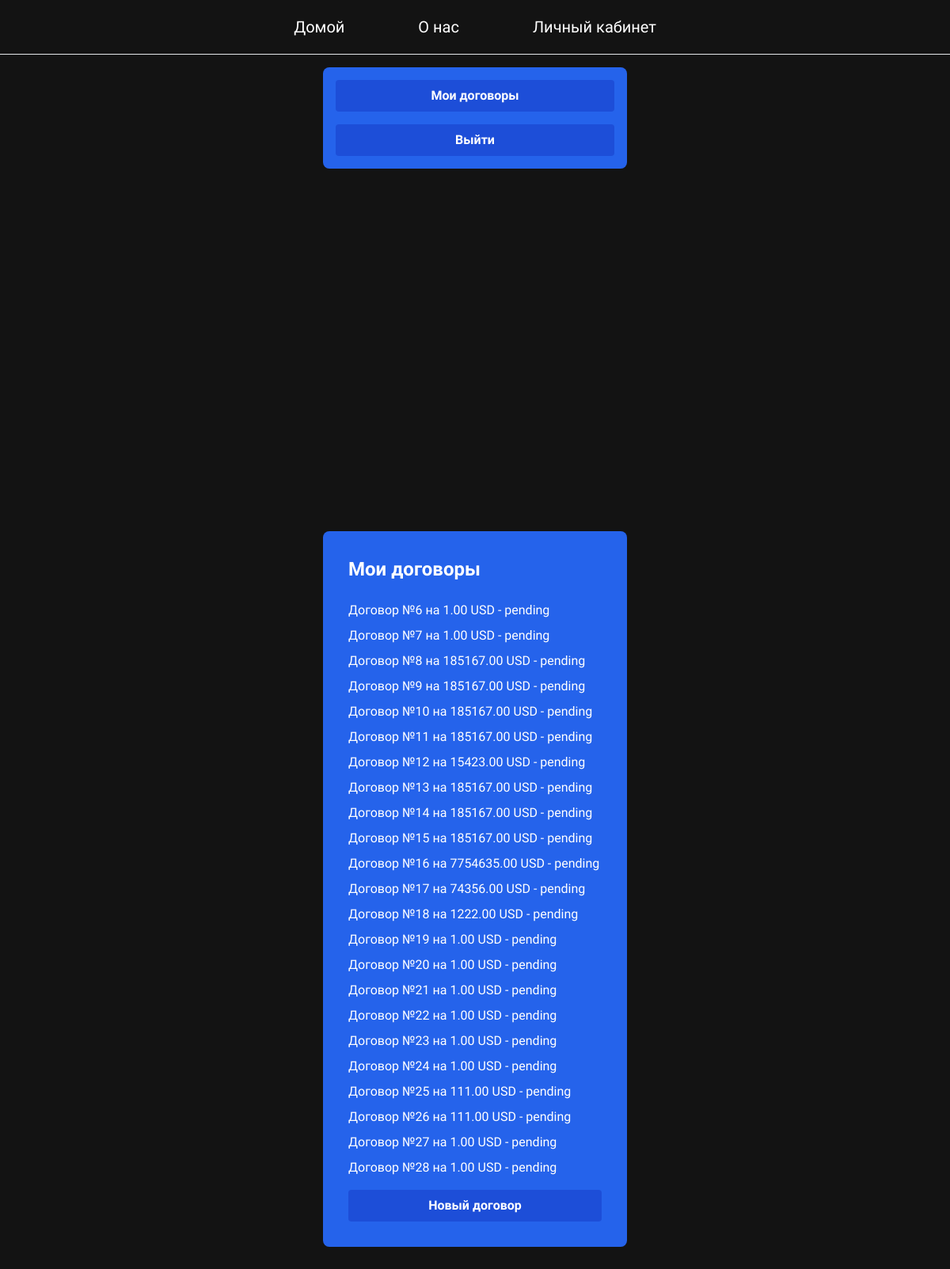
The page /contracts/list/ (signed in) on the database its author committed.
### contracts/models.py (models this page shows, shortened)
class Contract(models.Model):
    STATUS_CHOICES = [
        ('pending', 'Pending'),      # Ожидает выполнения
        ('completed', 'Completed'), # Выполнен
        ('failed', 'Failed')        # Нарушен
    ]
    user = models.ForeignKey(settings.AUTH_USER_MODEL, on_delete=models.CASCADE, related_name='contracts')
    amount = models.DecimalField(max_digits=10, decimal_places=2,  verbose_name="Сумма")  # Сумма договора
    charity_name = models.CharField(max_length=255, verbose_name="Название Фонда")               # Название фонда
    charity_account = models.CharField(max_length=255,  verbose_name="Реквизиты Фонда")            # Реквизиты фонда
    due_date = models.DateField( verbose_name="Дата завершения")                                 # Дата завершения
    status = models.CharField(max_length=20, choices=STATUS_CHOICES, default='pending',  verbose_name="Статус")
    created_at = models.DateTimeField(auto_now_add=True)          # Дата создания договора
    goal = models.TextField(null=True, blank=True,  verbose_name="Цель")  # Добавлено поле для цели

### contracts/views.py (the view)
# urls.py: path('list/', views.ContractListView.as_view(), name='contract_list'),
class ContractListView(LoginRequiredMixin, ListView):
    model = Contract
    template_name = 'contracts/contract_list.html'
    context_object_name = 'contracts'
    def get_queryset(self):
        return Contract.objects.filter(user=self.request.user)

### auth/context_processors.py (called while the page is built)
def stripe_public_key(request):
    return {
        'stripe_public_key': settings.STRIPE_PUBLIC_KEY
    }

### contracts/templates/contracts/contract_list.html
{% extends "base.html" %}
{% block content %}
<div class="flex items-center justify-center min-h-screen">
    <div class="bg-blue-600 p-8 rounded-lg w-96 mt-8">
        <h2 class="text-2xl font-bold mb-6 text-cente">Мои договоры</h2>
        <ul class="space-y-2">
            {% for contract in contracts %}
                <li class="text-white">
                    <a href="{% url 'contract_detail' contract.id %}" class="hover:text-[#90bbfc]">
                        Договор №{{ contract.id }} на {{ contract.amount }} USD - {{ contract.status }}
                    </a>
                </li>
            {% endfor %}
        </ul>
        <a href="{% url 'contract_create' %}" class="block text-center mt-4 bg-blue-700 hover:bg-blue-800 py-2 rounded text-white font-bold transition duration-300 transform hover:scale-105 hover:shadow-lg">
            Новый договор
        </a>
    </div>
</div>
{% endblock %}

### contracts/templates/base.html (shortened to what this page needs)
<!DOCTYPE html>
{% load static %}
<html lang="en">
<head>
    <link rel="stylesheet" href="{% static '' %}">
    <link rel="stylesheet" href="{% static 'css/styleIndex.css' %}">
    <script src="https://cdn.tailwindcss.com"></script>
</head>
<body class="flex-auto relative w-full h-screen text-white" style="background-color: #131313;">
    <header>
        <div>
            <nav class="flex items-center">
                <ul class="flex-1 text-center pt-5 text-xl font-normal">
                    <li class="list-none inline-block px-10 pb-5"><a href="{% url 'index' %}" class="no-underline text-white px-1 hover:text-[#90bbfc] transition duration-300">Домой</a></li>
                    <li class="list-none inline-block px-10"><a href="{% url 'about' %}" class="no-underline text-white px-1 hover:text-[#90bbfc] transition duration-300">О нас</a></li>
                    {% if user.is_authenticated %}
                      <li class="list-none inline-block px-10"> <a href="{% url 'profile' %}" class="no-underline text-white px-1 hover:text-[#90bbfc] transition duration-300"> Личный кабинет</a></li>
                       {% else %}
                         <li class="list-none inline-block px-10"> <a href="{% url 'login' %}" class="no-underline text-white px-1 hover:text-[#90bbfc] transition duration-300"> Войти</a></li>
                    {% endif %}
                    <hr class="sm:m-auto mt-6" width="100%" size="2">
                </ul>
            </nav>
        </div>
        </header>
        <nav class="bg-blue-600 p-4 rounded-lg w-96 mx-auto mt-4">
            <ul class="space-y-4">
                <li>
                    <a href="{% url 'contract_list' %}"
                       class="block text-center bg-blue-700 hover:bg-blue-800 py-2 rounded text-white font-bold transition duration-300 transform hover:scale-105 hover:shadow-lg">
                        Мои договоры
                    </a>
                </li>
                {% if user.is_authenticated %}
                    <li>
                        <a href="/admin/logout/"
                           class="block text-center bg-blue-700 hover:bg-blue-800 py-2 rounded text-white font-bold transition duration-300 transform hover:scale-105 hover:shadow-lg">
                            Выйти
                        </a>
                    </li>
                {% endif %}
            </ul>
        </nav>
    {% block content %}{% endblock %}
</body>
</html>

### static/css/styleIndex.css (style rules this page uses)
* { font-family: "Unbounded", sans-serif; margin: 0; padding: 0; box-sizing: border-box; }

### rows shown on the page
Contract: id "6", amount "1.00", status "pending"
Contract: id "7", amount "1.00", status "pending"
Contract: id "8", amount "185167.00", status "pending"
Contract: id "9", amount "185167.00", status "pending"
Contract: id "10", amount "185167.00", status "pending"
Contract: id "11", amount "185167.00", status "pending"
Contract: id "12", amount "15423.00", status "pending"
Contract: id "13", amount "185167.00", status "pending"
Contract: id "14", amount "185167.00", status "pending"
Contract: id "15", amount "185167.00", status "pending"
Contract: id "16", amount "7754635.00", status "pending"
Contract: id "17", amount "74356.00", status "pending"
Contract: id "18", amount "1222.00", status "pending"
Contract: id "19", amount "1.00", status "pending"
Contract: id "20", amount "1.00", status "pending"
Contract: id "21", amount "1.00", status "pending"
Contract: id "22", amount "1.00", status "pending"
Contract: id "23", amount "1.00", status "pending"
Contract: id "24", amount "1.00", status "pending"
Contract: id "25", amount "111.00", status "pending"
Contract: id "26", amount "111.00", status "pending"
Contract: id "27", amount "1.00", status "pending"
Contract: id "28", amount "1.00", status "pending"
